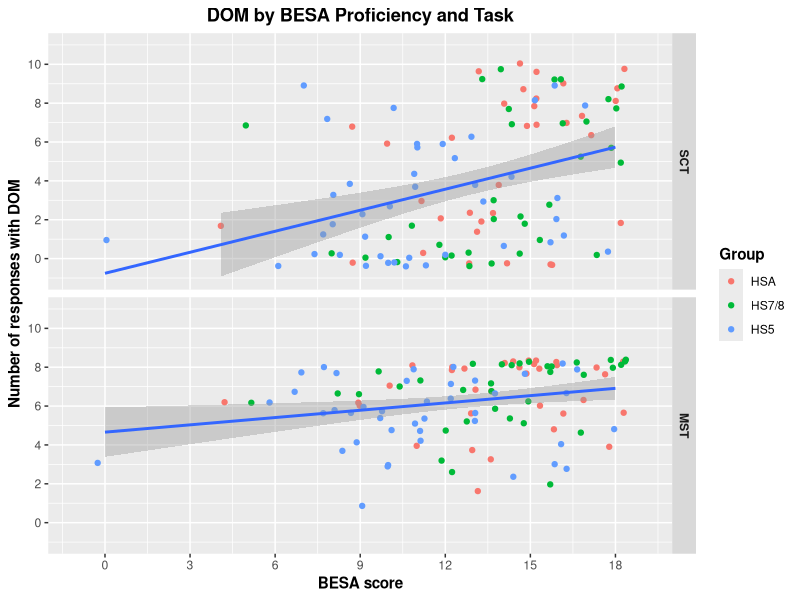
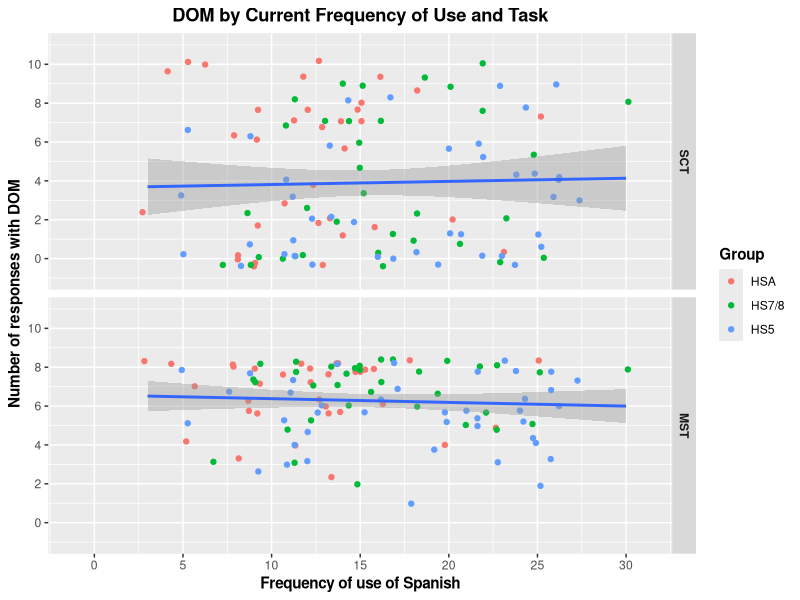

Write the R code that produced these figures, in order.
library(tidyverse)
library(lme4)
library(lmerTest)

options(scipen = 99)

# Load data
## EPT
HSA_SCT <- read_csv("./CSV Files/Adult HS/Adult HS DOM EPT.csv") %>%
  filter(Item %in% c("EPT-02", "EPT-08", "EPT-12", "EPT-14", "EPT-20", "EPT-24", "EPT-26", "EPT-32", "EPT-38", "EPT-42")) %>%
  mutate(Group = "HSA",
         Task = "SCT")

DLI78_SCT <- read_csv("./CSV Files/DLI-78/DLI-78 DOM EPT.csv") %>%
  mutate(Group = "HS7/8",
         Task = "SCT")

MLS78_SCT <- read_csv("./CSV Files/MLS-78/MLS-78 DOM EPT.csv") %>%
  mutate(Group = "HS7/8",
         Task = "SCT")

DLI5_SCT <- read_csv("./CSV Files/DLI-5/DLI-5 DOM EPT.csv")  %>%
  filter(Item %in% c("EPT-02", "EPT-08", "EPT-12", "EPT-14", "EPT-20", "EPT-24", "EPT-26", "EPT-32", "EPT-38", "EPT-42")) %>%
  mutate(Group = "HS5",
         Task = "SCT")

MLS5_SCT <- read_csv("./CSV Files/MLS-5/MLS-5 DOM EPT.csv") %>%
  filter(Item %in% c("EPT-02", "EPT-08", "EPT-12", "EPT-14", "EPT-20", "EPT-24", "EPT-26", "EPT-32", "EPT-38", "EPT-42")) %>%
  mutate(Group = "HS5",
         Task = "SCT")


## FCT
HSA_MST <- read_csv("./CSV Files/Adult HS/Adult HS DOM FCT.csv") %>%
  mutate(Group = "HSA",
         Task = "MST")

DLI78_MST <- read_csv("./CSV Files/DLI-78/DLI-78 DOM FCT.csv") %>% 
  mutate(Group = "HS7/8",
         Task = "MST")

MLS78_MST <- read_csv("./CSV Files/MLS-78/MLS-78 DOM FCT.csv") %>% 
  mutate(Group = "HS7/8",
         Task = "MST")

DLI5_MST <- read_csv("./CSV Files/DLI-5/DLI-5 DOM FCT.csv")  %>%
  mutate(Group = "HS5",
         Task = "MST")

MLS5_MST <- read_csv("./CSV Files/MLS-5/MLS-5 DOM FCT.csv") %>%
  mutate(Group = "HS5",
         Task = "MST")

## Rejoin datasets
SCT <- rbind(HSA_SCT, DLI78_SCT, MLS78_SCT, DLI5_SCT, MLS5_SCT)
MST <- rbind(HSA_MST, DLI78_MST, MLS78_MST, DLI5_MST, MLS5_MST)


# Calculate sum of subjunctive responses by participant
SCT_Part_Avg <- aggregate(SCT$DOM_Use, list(SCT$Part_ID), FUN = sum, na.rm = TRUE)
SCT_Part_Avg <- SCT_Part_Avg %>% rename(Part_Avg = x)
SCT_Part_Avg <- left_join(SCT, SCT_Part_Avg, by = c("Part_ID" = "Group.1")) %>% 
  filter(Item == "EPT-02")

MST_Part_Avg <- aggregate(MST$DOM_Use, list(MST$Part_ID), FUN = sum, na.rm = TRUE)
MST_Part_Avg <- MST_Part_Avg %>% rename(Part_Avg = x)
MST_Part_Avg <- left_join(MST, MST_Part_Avg, by = c("Part_ID" = "Group.1")) %>% 
  filter(Item == "FCT-03")

Aggregate <- rbind(SCT_Part_Avg, MST_Part_Avg)
Aggregate$Group <- factor(Aggregate$Group, levels = c("HSA", "HS7/8", "HS5"))
Aggregate$Task <- factor(Aggregate$Task, levels = c("SCT", "MST"))


# Generate graphs
## BESA Proficiency
Aggregate %>% 
  ggplot(aes(x = BESA_Total, y = Part_Avg)) + 
  geom_jitter(mapping = aes(color = Group)) +
  geom_smooth(method = glm) +
  facet_grid(rows = vars(Task)) +
  scale_y_continuous(breaks = seq (0, 10, 2),
                     limits = c(-1, 11)) +
  scale_x_continuous(breaks = seq (0, 18, 3),
                     limits = c(-1, 19)) +
  labs(x = "BESA score", y = "Number of responses with DOM", 
       title = "DOM by BESA Proficiency and Task") +
  theme(axis.title = element_text(face = "bold"),
        plot.title = element_text(hjust = 0.5, face = "bold"),
        legend.title = element_text(face = "bold"),
        strip.text = element_text(face = "bold"))


## Frequency of use
Aggregate %>% 
  ggplot(aes(x = Use_Joint, y = Part_Avg)) + 
  geom_jitter(mapping = aes(color = Group)) +
  geom_smooth(method = glm) +
  facet_grid(rows = vars(Task)) +
  scale_y_continuous(breaks = seq (0, 10, 2),
                     limits = c(-1, 11)) +
  scale_x_continuous(breaks = seq (0, 30, 5),
                     limits = c(-1, 31)) +
  labs(x = "Frequency of use of Spanish", y = "Number of responses with DOM", 
       title = "DOM by Current Frequency of Use and Task") +
  theme(axis.title = element_text(face = "bold"),
        plot.title = element_text(hjust = 0.5, face = "bold"),
        legend.title = element_text(face = "bold"),
        strip.text = element_text(face = "bold"))
